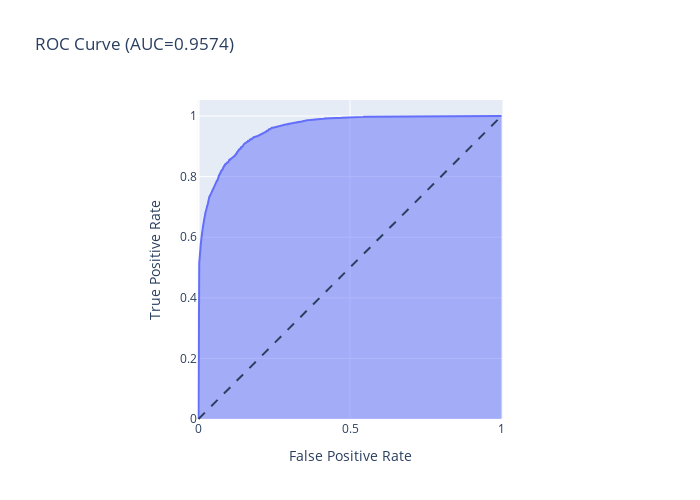

Notebook code cell kept with this figure:
### Code cell
fig = px.area(
  x=fpr, y=tpr,
  title=f'ROC Curve (AUC={roc_auc:.4f})',
  labels=dict(x='False Positive Rate', y='True Positive Rate'),
  width=700, height=500
)

fig.add_shape(
  type='line', line=dict(dash='dash'),
  x0=0, x1=1, y0=0, y1=1
)

fig.update_yaxes(scaleanchor="x", scaleratio=1)
fig.update_xaxes(constrain='domain')
fig.show()

### Figure 1 — Plotly figure (JSON) as saved in the notebook; plotly's stock layout.template omitted (floating-point values rounded to 4 significant figures; data arrays with more than 128 entries replaced by an {"elided": "..."} marker saying what was removed)
{"data": [{"fillpattern": {"shape": ""}, "hovertemplate": "False Positive Rate=%{x}<br>True Positive Rate=%{y}<extra></extra>", "legendgroup": "", "line": {"color": "#636efa"}, "marker": {"symbol": "circle"}, "mode": "lines", "name": "", "orientation": "v", "showlegend": false, "stackgroup": "1", "type": "scatter", "x": {"elided": "1535 float values"}, "xaxis": "x", "y": {"elided": "1535 float values"}, "yaxis": "y"}], "layout": {"height": 500, "legend": {"tracegroupgap": 0}, "shapes": [{"line": {"dash": "dash"}, "type": "line", "x0": 0, "x1": 1, "y0": 0, "y1": 1}], "title": {"text": "ROC Curve (AUC=0.9574)"}, "width": 700, "xaxis": {"anchor": "y", "constrain": "domain", "domain": [0, 1], "title": {"text": "False Positive Rate"}}, "yaxis": {"anchor": "x", "domain": [0, 1], "scaleanchor": "x", "scaleratio": 1, "title": {"text": "True Positive Rate"}}}}
